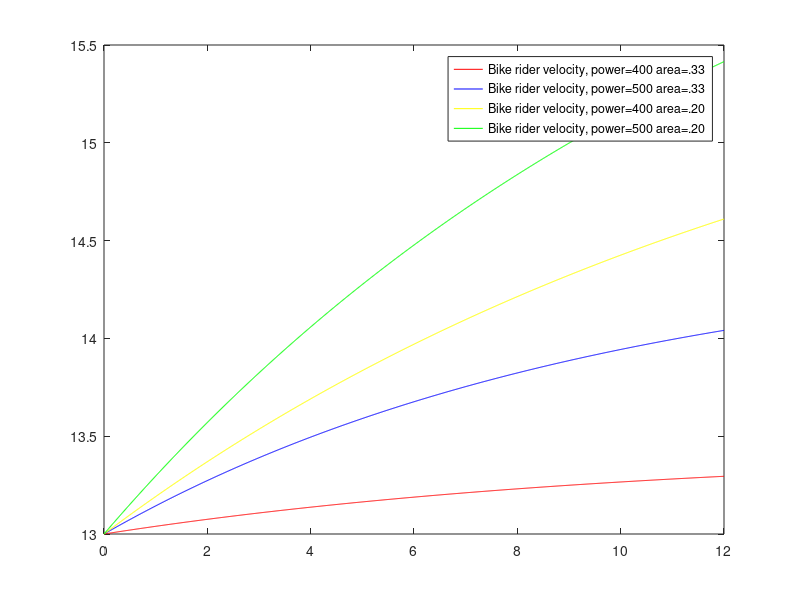

Source code (MATLAB):
%Spencer Krum
%PH 322 problem 2_2
%to solve a bike rider
%general form of euler Val(t + dt) = val(T) + dval(t) * dt

%solve numerically
%and reproduce fig 2.5

clear
close all

fprintf('%s', 'Bike rider')

%setup consts



%setup time domain
dt = .01;
t1 = 0;
t2 = 12;
t = t1:dt:t2;

%initial speed is composed of vx and vy initial
v(1)=13
v2(1)=13
v3(1)=13
v4(1)=13
vi2= v(1).^2
P=400
m=70
p=1
A= .33
C= 1

%for loop four times
for k=1:length(t)-1,
    v(k+1) = v(k) + P/(m*v(k)) *dt - C*p*A*(v(k).^2)/(2*m) * dt;
    fprintf('T:\t%f\tV:\t%f\n', t(k),v(k))
end

P=500
m=70
p=1
A= .33
C= 1
for k=1:length(t)-1,
    v2(k+1) = v2(k) + P/(m*v2(k)) *dt - C*p*A*(v2(k).^2)/(2*m) * dt;
    fprintf('T:\t%f\tV:\t%f\n', t(k),v2(k))
end

P=400
m=70
p=1
A= .20
C= 1
for k=1:length(t)-1,
    v3(k+1) = v3(k) + P/(m*v3(k)) *dt - C*p*A*(v3(k).^2)/(2*m) * dt;
    fprintf('T:\t%f\tV:\t%f\n', t(k),v3(k))
end

P=500
m=70
p=1
A= .20
C= 1
for k=1:length(t)-1,
    v4(k+1) = v4(k) + P/(m*v4(k)) *dt - C*p*A*(v4(k).^2)/(2*m) * dt;
    fprintf('T:\t%f\tV:\t%f\n', t(k),v4(k))
end
plot(t,v, 'r', t, v2, 'b', t, v3, 'y', t, v4, 'g')
legend('Bike rider velocity, power=400 area=.33', 'Bike rider velocity, power=500 area=.33','Bike rider velocity, power=400 area=.20','Bike rider velocity, power=500 area=.20')
pause()
